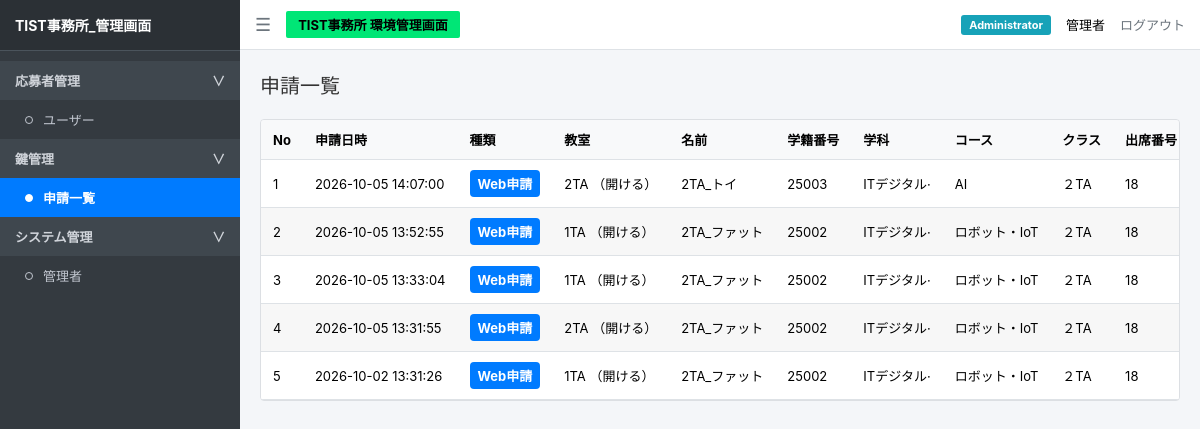
The app's page /admin (signed in) with its own data.
### tables this page shows
CREATE TABLE requests (
            id INTEGER PRIMARY KEY AUTOINCREMENT,
            student_id TEXT,
            key TEXT,
            action TEXT,
            status TEXT,
            time TEXT
        , approved_at TEXT, executed_at TEXT, execution_status TEXT, source TEXT NOT NULL DEFAULT 'Web申請');

CREATE TABLE students (
            student_id TEXT PRIMARY KEY,
            name TEXT,
            department TEXT,
            course TEXT,
            class TEXT,
            number INTEGER
        );

### app.py (the view)
@app.route("/admin")
def admin():
    if not session.get("logged_in"):
        return redirect("/login")
    conn = sqlite3.connect(app.config["DATABASE"])
    conn.row_factory = sqlite3.Row
    cur = conn.cursor()
    cur.execute("""
        SELECT r.id, r.student_id, r.key, r.action, r.status, r.time, r.source, r.execution_status,
               s.name, s.department, s.course, s.class, s.number
        FROM requests r
        LEFT JOIN students s ON r.student_id = s.student_id
        WHERE r.status='申請中'
        ORDER BY r.time DESC
    """)
    pending_rows = cur.fetchall()
    cur.execute("""
        SELECT r.id, r.student_id, r.key, r.action, r.status, r.time, r.source, r.execution_status,
               s.name, s.department, s.course, s.class, s.number
        FROM requests r
        LEFT JOIN students s ON r.student_id = s.student_id
        WHERE r.status!='申請中'
        ORDER BY r.time DESC
    """)
    done_rows = cur.fetchall()
    conn.close()
    pending = [dict(row) for row in pending_rows]
    done = [dict(row) for row in done_rows]
    import secrets
    if 'csrf' not in session:
        session['csrf'] = secrets.token_hex(24)
    return render_template("admin.html", pending=pending, done=done, csrf=session['csrf'])

### templates/admin.html (shortened to what this page needs)
<!doctype html>
<html lang="ja">
  <head>
    <link
      rel="stylesheet"
      href="{{ url_for('static', filename='css/style.css') }}"
    />
  </head>
  <body>
    <div class="sidebar">
      <div class="sidebar-header">TIST事務所_管理画面</div>
      <ul class="sidebar-menu">
        <li
          class="menu-category"
          onclick="toggleSubmenu('applicant-menu', 'applicant-arrow')"
        >
          応募者管理
          <span id="applicant-arrow">∨</span>
        </li>
        <ul id="applicant-menu" class="submenu-list">
          <li>
            <a href="/users" class="menu-item">
              <span class="circle-icon"></span>
              ユーザー
            </a>
          </li>
        </ul>
        <li
          class="menu-category"
          onclick="toggleSubmenu('key-menu', 'key-arrow')"
        >
          鍵管理
          <span id="key-arrow">∨</span>
        </li>
        <ul id="key-menu" class="submenu-list">
          <li>
            <a href="/admin" class="menu-item active">
              <span class="circle-icon"></span>
              申請一覧
            </a>
          </li>
        </ul>
        <li
          class="menu-category"
          onclick="toggleSubmenu('system-menu', 'system-arrow')"
        >
          システム管理
          <span id="system-arrow">∨</span>
        </li>
        <ul id="system-menu" class="submenu-list">
          <li>
            <a href="/admin/managers" class="menu-item">
              <span class="circle-icon"></span>
              管理者
            </a>
          </li>
        </ul>
      </ul>
    </div>
    <div class="main-wrapper">
      <div class="navbar">
        <div class="navbar-left">
          <span class="menu-toggle"> ☰ </span>
          <span class="badge-green"> TIST事務所 環境管理画面 </span>
        </div>
        <div class="navbar-right">
          <span class="badge-admin"> {{ session.get("role", "") }} </span>
          <span> {{ session.get("name", "") }} </span>
          <a href="/logout" class="logout-btn"> ログアウト </a>
        </div>
      </div>
      <div class="content">
        <h2 class="page-title">申請一覧</h2>
        <div class="table-wrap">
          <table class="request-table">
            <thead>
              <tr>
                <th>No</th>
                <th>申請日時</th>
                <th>種類</th>
                <th>教室</th>
                <th>名前</th>
                <th>学籍番号</th>
                <th>学科</th>
                <th>コース</th>
                <th>クラス</th>
                <th>出席番号</th>
              </tr>
            </thead>
            <tbody>
              {% for item in done %}
              <tr>
                <td>{{ pending|length + loop.index }}</td>
                <td>{{ item.time }}</td>
                <td>
                  {% if item.source == 'カード' %}
                    <span class="type-card">カード</span>
                  {% else %}
                    <span class="type-web">Web申請</span>
                  {% endif %}
                </td>
                <td>{{ item.key }} （{{ item.action }}）</td>
                <td>{{ item.name }}</td>
                <td>{{ item.student_id }}</td>
                <td>{{ item.department }}</td>
                <td>{{ item.course }}</td>
                <td>{{ item.class }}</td>
                <td>{{ item.number }}</td>
              </tr>
              {% endfor %}
            </tbody>
          </table>
        </div>
      </div>
    </div>
  </body>
</html>

### static/css/style.css (style rules this page uses)
* { box-sizing: border-box; margin: 0; padding: 0; }
body { font-family: -apple-system, BlinkMacSystemFont, "Segoe UI", Roboto, "Helvetica Neue", Arial, sans-serif; background-color: #f4f6f9; display: flex; height: 100vh; overflow: hidden; }
.sidebar { width: 240px; background-color: #343a40; color: #c2c7d0; display: flex; flex-direction: column; flex-shrink: 0; }
.sidebar-header { padding: 15px; font-size: 14px; font-weight: bold; color: #ffffff; background-color: #2b3035; border-bottom: 1px solid #4b545c; }
.sidebar-menu { list-style: none; padding: 10px 0; overflow-y: auto; }
.menu-category { padding: 10px 15px; font-size: 13px; font-weight: bold; color: #d0d4da; background-color: #3f474e; display: flex; justify-content: space-between; align-items: center; cursor: pointer; user-select: none; }
.menu-item { padding: 10px 15px 10px 25px; font-size: 13px; cursor: pointer; display: flex; align-items: center; gap: 10px; color: #c2c7d0; text-decoration: none; transition: background-color 0.15s ease, color 0.15s ease; }
.menu-item.active { background-color: #007bff; color: #ffffff; font-weight: bold; }
.circle-icon { width: 8px; height: 8px; border: 1px solid #c2c7d0; border-radius: 50%; display: inline-block; background-color: transparent; flex-shrink: 0; }
.menu-item.active .circle-icon { border-color: #ffffff; background-color: #ffffff; }
.submenu-list { list-style: none; padding: 0; margin: 0; }
.main-wrapper { flex: 1; display: flex; flex-direction: column; overflow: hidden; }
.navbar { height: 50px; background-color: #ffffff; border-bottom: 1px solid #dee2e6; display: flex; align-items: center; justify-content: space-between; padding: 0 15px; }
.navbar-left { display: flex; align-items: center; gap: 15px; }
.menu-toggle { font-size: 18px; cursor: pointer; color: #6c757d; }
.badge-green { background-color: #00e676; color: #000; padding: 4px 12px; font-weight: bold; font-size: 13px; border-radius: 2px; }
.navbar-right { display: flex; align-items: center; gap: 15px; font-size: 13px; }
.badge-admin { background-color: #17a2b8; color: #fff; padding: 3px 8px; border-radius: 3px; font-size: 11px; font-weight: bold; }
.logout-btn { color: #6c757d; text-decoration: none; }
.content { padding: 20px; overflow-y: auto; flex: 1; }
.page-title { font-size: 20px; font-weight: normal; margin-bottom: 20px; color: #333; }
.table-wrap { width: 100%; background: #ffffff; border: 1px solid #dcdfe3; border-radius: 4px; overflow-x: auto; }
.request-table { width: 100%; border-collapse: collapse; font-size: 13px; }
.request-table th { background-color: #f8f9fa; padding: 11px 10px; border-bottom: 1px solid #dee2e6; text-align: center; vertical-align: middle; white-space: nowrap; font-weight: bold; }
.request-table td { padding: 11px 10px; border-bottom: 1px solid #dee2e6; text-align: center; vertical-align: middle; white-space: nowrap; }
.request-table tbody tr:nth-child(even) { background-color: #f7f7f7; }

### templates/admin.html (style rules this page uses)
.table-wrap { width: 100%; background: #fff; border: 1px solid #dcdfe3; border-radius: 4px; overflow-x: auto; }
.request-table { width: 100%; border-collapse: collapse; table-layout: auto; font-size: 13px; }
.request-table th, .request-table td { padding: 10px 12px; border-bottom: 1px solid #dee2e6; text-align: left; vertical-align: middle; white-space: nowrap; }
.request-table th { background-color: #f8f9fa; font-weight: bold; }
.request-table tbody tr:nth-child(even) { background: #f7f7f7; }
.request-table th:first-child, .request-table td:first-child { width: 50px; }
.type-card, .type-web { display:inline-block; padding:4px 8px; border-radius:4px; color:#fff; font-weight:bold; }
.type-web { background:#007bff; }

### records on screen
requests: index "1", time "2026-10-05 14:07:00", source "Web申請", key "2TA", action "開ける", name "2TA_トイ", student_id "25003", department "ITデジタル·", course "AI", class "２TA", number "18"
requests: index "2", time "2026-10-05 13:52:55", source "Web申請", key "1TA", action "開ける", name "2TA_ファット", student_id "25002", department "ITデジタル·", course "ロボット・IoT", class "２TA", number "18"
requests: index "3", time "2026-10-05 13:33:04", source "Web申請", key "1TA", action "開ける", name "2TA_ファット", student_id "25002", department "ITデジタル·", course "ロボット・IoT", class "２TA", number "18"
requests: index "4", time "2026-10-05 13:31:55", source "Web申請", key "2TA", action "開ける", name "2TA_ファット", student_id "25002", department "ITデジタル·", course "ロボット・IoT", class "２TA", number "18"
requests: index "5", time "2026-10-02 13:31:26", source "Web申請", key "1TA", action "開ける", name "2TA_ファット", student_id "25002", department "ITデジタル·", course "ロボット・IoT", class "２TA", number "18"

### other values on screen
{{ session.get("role", "") }} "Administrator"
{{ session.get("name", "") }} "管理者"
